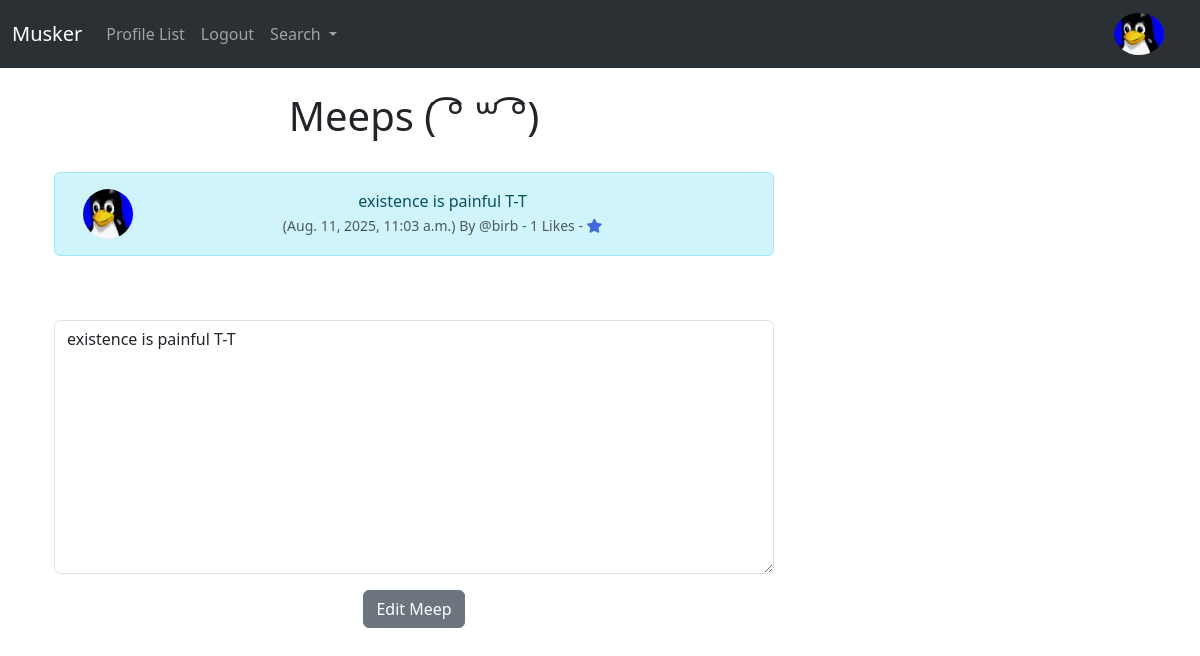
Page /edit_meep/9 (signed in) on the committed database.
### musker/models.py (models this page shows, shortened)
class Profile(models.Model):
    user = models.OneToOneField(User, on_delete=models.CASCADE)
    follows = models.ManyToManyField("self",
                                     related_name="followed_by",
                                     symmetrical=False,
                                     blank=True)
    date_modified = models.DateTimeField(User, auto_now=True)
    profile_image = models.ImageField(null = True, blank = True, upload_to="images/")
    profile_bio = models.CharField(null=True, blank=True, max_length=500)
    homepage_link = models.CharField(null=True, blank=True, max_length=100)
    facebook_link = models.CharField(null=True, blank=True, max_length=100)
    instagram_link =models.CharField(null=True, blank=True, max_length=100)
    linkedin_link = models.CharField(null=True, blank=True, max_length=100)

class Meep(models.Model):
    user = models.ForeignKey(User, related_name="meeps", on_delete=models.DO_NOTHING)
    body = models.CharField(max_length=200)
    created_at = models.DateTimeField(auto_now_add=True)
    likes = models.ManyToManyField(User, related_query_name="meep_like", blank=True)
    def number_of_likes(self):
        return self.likes.count()

### musker/views.py (the view)
# urls.py: path('edit_meep/<int:pk>', views.edit_meep, name="edit_meep"),
def edit_meep(request, pk):
    if request.user.is_authenticated:
        meep = get_object_or_404(Meep, id=pk)
        if request.user.username == meep.user.username:
            form = MeepForm(request.POST or None, instance=meep)
            if request.method == "POST":
                if form.is_valid():
                    meep = form.save(commit=False)
                    meep.user = request.user
                    meep.save()
                    messages.success(request, ("Your meep has been updated  (☞ ͡° ͜ʖ ͡°)☞"))
                    return redirect('home')
            else:
                 return render(request, "edit_meep.html", {'form':form, 'meep':meep})
        else:
            messages.success(request, ("Not Your Meep (Sus)"))
            return redirect('home')
    else:
        messages.success(request, ("Please log in to continue (っ- ‸ - ς)"))
        return redirect('home')

### musker/forms.py
class MeepForm(forms.ModelForm):
	body = forms.CharField(required=True,
		widget=forms.widgets.Textarea(
			attrs={
			"placeholder": "Enter Your Musker Meep!",
			"class":"form-control",
			}
			),
			label="",
		)
	class Meta:
		model = Meep
		exclude = ("user", "likes",)

### musker/templates/edit_meep.html (shortened to what this page needs)
{% extends 'base.html' %}
{% load static %}
{% block content %}
<div class="container text-center">
    <div class="row">
        <div class="col-8">
    <h1>Meeps ( ͡° ꒳ ͡°)</h1>
    <br>
        <div class="alert alert-info" role="alert">
<div class="container">
    <div class="row">
        <div class="col-1">
            {% if meep.user.profile.profile_image %}
                <img src="{{ meep.user.profile.profile_image.url }}"
                alt="{{ profile.user.username}}"
                width="50"
                height="50"
                class="rounded-circle">
                {% else %}
                <img src="{% static 'images/noot.png' %}"
                alt="{{ profile.user.username}}"
                width="50"
                height="50"
                class="rounded-circle">
            {% endif %}
        </div>
        <div class="col-11">
        {{ meep.body }}
        <br>
        <small class="text-muted">
            ({{ meep.created_at }}) By
            @{{ meep.user.username }}
            - {{ meep.number_of_likes }} Likes -
            {% if user in meep.likes.all %}
            <a href="{% url 'meep_like' meep.id %}">
                <i class="fa-solid fa-star" style="color: royalblue;"></i>
            </a>
            {% else %}
            <a href="{% url 'meep_like' meep.id %}">
                <i class="fa fa-star-o" style="color: royalblue;"></i>
            </a>
            {% endif %}
        </small>
        </div>
        <br/><br/>
        </div>
    </div>
</div>
        <br>
        <br>
{% if form %}
    <form method="POST">
        {{ form.as_p }}
    <button type="submit" class="btn btn-secondary">Edit Meep</button>
    </form>
{% endif %}
</div>
{% endblock %}

### musker/templates/navbar.html (shortened to what this page needs)
{% load static %}
<nav class="navbar navbar-expand-lg bg-body-tertiary" data-bs-theme="dark">
  <div class="container-fluid">
    <a class="navbar-brand" href="{% url 'home' %}">Musker</a>
    <div class="collapse navbar-collapse" id="navbarSupportedContent">
      <ul class="navbar-nav me-auto mb-2 mb-lg-0">
        <li class="nav-item">
          <a class="nav-link"
          href="{% url 'profile_list' %}">Profile List</a>
        </li>
        {% if user.is_authenticated %}
        <li class="nav-item">
          <a class="nav-link"
          href="{% url 'logout' %}">Logout</a>
        </li>
        {% endif %}
         <li class="nav-item dropdown">
          <a class="nav-link dropdown-toggle" href="#" role="button" data-bs-toggle="dropdown" aria-expanded="false">
            Search
          </a>
        </li>
      </ul>
      {% if user.is_authenticated %}
      <ul class="navbar-nav ml-auto">
        <li class="nav-link navbar-brand">
          <a href="{% url 'profile' request.user.id %}">
{% if user.profile.profile_image %}
          <img src="{{ user.profile.profile_image.url }}" class="rounded-circle" width="50">
{% else %}
          <img src="{% static 'images/noot.png' %}" class="img-fluid rounded-circle" alt="profile image" width="50">
{% endif %}
          </a>
        </li>
      </ul>
      {% endif %}
    </div>
  </div>
</nav>

### rows in the picture
Meep: user.profile.profile_image (picture), body "existence is painful T-T", created_at "Aug. 11, 2025, 11:03 a.m.", user.username "birb", number_of_likes "1"
